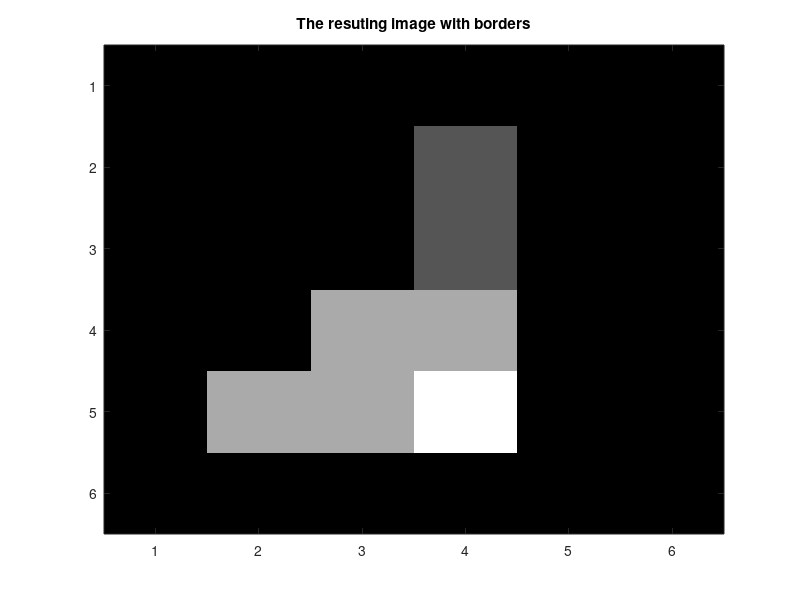

Source code (MATLAB): (Note: this script raises an error after producing the figure.)
%% Week 2 : GLCM exercise% In this exercise we will implement GLCM texture features. This code is% strongly linked to the lecture about texture so you need to study this% to be able to understand this code. Please let me know about any errors% in the code%% I have structured all the code for this week into three functions. The% CLCMExercise is the "main" function calling and running the two other% funtions glidingGLCM and GLCM. See the other functions for more detailed% descriptions.%% This code can be downloaded from https://github.com/olemarius90/INF4300function GLCMExercise()%clear allclose all%Set this to one if you want to calculate the GLCM% set it to zero if it has allready been calculatedcalculateGLCM = 1; %% Task 1 : GLCM implementation% This task is to implement code% Testing my GLCM implementationtestImage = [0 0 1 0; 0 0 1 0; 0 2 2 0; 2 2 3 0]disp('NB! You have to scroll down to the end of the page to see the output');GLCM1 = GLCM(testImage,4,1,0,0,1);GLCM2 = GLCM(testImage,4,0,1,0,0);disp('Parameters: dx = 1, dy = 0, gives this result:')disp(GLCM1)disp('Parameters: dx = 0, dy = 1, gives this result:')disp(GLCM2)%To test the image resizeglidingGLCM(testImage,4,1,0,3)% % P = GLCM1/sum(sum(GLCM1));% ui = 0;% uj = 0;% [n,m] = size(testImage);% for i = 1:4%     for j = 1:4%         ui = ui + (i-1)*P(i,j);%         uj = uj + (j-1)*P(i,j);%     end% end% % %{'Offset','NumLevels','GrayLimits','Symmetric'};% glcm_clp(testImage,'NumLevels',4,'Offset',3)% compute_glcm(testImage+1,4,3,0)% Read the input imageimg = imread('zebra_2.tif');% All zebra images have 2^4 = 16 possible intensities. 'zebra_1.tif' stores% these using an 8 bits intensity range (the other images uses 4 bits as% they should do). To convert the read 'zebra_1.tif' to use a 4 bits% intensity range, use e.g.:%img = uint8(floor(double(img)/16)); % only when using 'zebra_1.tif'figure(1);imshow(img, []); % notice the black-and-white frame in 'zebra_1.tif'title('Original image');G = 8; % We just want to use G gray levels% Make the histogram (approx.) uniform with G grey levels.% See the curriculum for INF2310 if you do not know histogram equalizationimg_std = histeq(img,G);img_std = uint8(round(double(img_std) * (G-1) / double(max(img_std(:)))));figure(2); imshow(img_std, [0 G-1]);title('Image after histogram equalization');% Lets look at the histograms of the original image and the image after% histogramequalizationfigure(3);subplot(211)h = imhist(img);plot([0:255],h/sum(h),'linewidth',2);xlim([0 15])title('Normalized histogram of original image');subplot(212)h = imhist(img_std);plot([0:255],h/sum(h),'linewidth',2);xlim([0 15])title('Normalized histogram of image after histeq');disp('Original image consists of these values:')unique(img)'disp('Image after histeq and normalization has these values:');unique(img_std)'% Define GLCM-parameters.windowSize = 31;dx = 0;dy = 2;% Call the function to calculate the feature images with gliding GLCMif calculateGLCM == 1    [glcmVar,glcmCtr,glcmEnt] = glidingGLCM(img_std,G,dx,dy,windowSize);    save('Data.mat','glcmVar','glcmCtr','glcmEnt','windowSize','G');else    load Data.mat;end%% Task 2 : Treshold the GLCM feature images% We want to treshold the resulting GLCM variance, GLCM contrast and GLCM% entropy% Display the resultsfigure(4);clfsubplot(211)imshow(glcmVar, []); title('GLCM Variance');subplot(212)imshow(img.*uint8(glcmVar > (max(glcmVar(:)) * 0.5)),[]);title('Image thresholded with GLCM Variance');figure(5);clfsubplot(211)imshow(glcmCtr, []); title('GLCM Contrast');subplot(212)imshow(img.*uint8(glcmCtr > (max(glcmCtr(:)) * 0.2)),[]);title('GLCM Contrast thresholded');figure(6);clfsubplot(211)imshow(glcmEnt, []); title('GLCM Entropy' );subplot(212)imshow(img.*uint8(abs(glcmEnt) < (max(abs(glcmEnt(:))) * 0.7)),[]);title('GLCM Entropy tresholded');%% Task 3: Compare with first order texture measurements% Here we want to use the first order texture measures variance and entropy% using the built in matlab functions stdfilt and entropyfilt% Remember that the variance is the square of the standard deviationstd_var = stdfilt(img, ones(windowSize)).^2;figure(7); subplot(211); imshow(std_var, []); title('Variance');subplot(212), imshow(img.*uint8(std_var > (max(std_var(:)) * 0.25)),[]);title('Tresholded Variance')% See page 532 in Gonzales and woods for a definition on entropy ("average% information")std_ent = entropyfilt(img, ones(windowSize));figure(8); subplot(211); imshow(std_ent, []); title('Entropy' );subplot(212), imshow(img.*uint8(std_ent > (max(std_ent(:)) * 0.6)),[])title('Tresholded entropy')% Variance on image after histeqstd_var_of_img_std = stdfilt(img_std, ones(windowSize)).^2;figure(9), subplot(211), imshow(glcmVar, []), title('GLCM Variance');subplot(212), imshow(std_var_of_img_std, []), title('Variance');%% Task 4: Using Laws texture mask to find texture features% See the lecture foils for more info on Laws texture masks% "Building blocks" for Laws 3x3 texture masksL3 = [ 1  2  1];E3 = [-1  0  1];S3 = [-1  2 -1];% "Building blocks" for Laws 5x5 texture masks are made from the X3 masksL5 = conv2(L3, L3, 'full')E5 = conv2(L3, E3, 'full');S5 = conv2(L3, S3, 'full');W5 = conv2(E3, S3, 'full'); % not mentioned in the lecture notesR5 = conv2(S3, S3, 'full');% We are desiding to use this 5x5 maskE5E5 = conv2(E5', E5, 'full');% Filter the image with the 5x5 masklaws_energy = imfilter(double(img), E5E5, 'symmetric', 'conv');figure(10);clfimshow(laws_energy, []);title('Result after using a 5x5 E5E5 mask, laws energy');% Using a mean filter on laws energylaws_mean_abs_feat = imfilter(abs(laws_energy), ones(35), 'symmetric');figure(11);clfsubplot(211)imshow(laws_mean_abs_feat, []);title('Mean of "Laws energy"');subplot(212),imshow(img.*uint8(laws_mean_abs_feat > (max(laws_mean_abs_feat(:)) * 0.3)),[]);title('Tresholded mean of Laws energy');% Finding the standard deviation of Laws energylaws_std_feat  = stdfilt(laws_energy, ones(35));figure(12);clfsubplot(211)imshow(laws_std_feat,[]);title('Standard deviation of Laws Energy');subplot(212)imshow(img.*uint8(laws_std_feat > (max(laws_std_feat(:))* 0.3)),[])title('Tresholded with standard deviation of Laws Energy');end%% Function for Task 1 : Gliding window GLCM% The function glidingGLCM takes as input a gray level image, the window% size, the number of graylevels, the GLCM parameters dx and dy.function[glcmVar,glcmCtr,glcmEnt] = glidingGLCM(img,G,dx,dy,windowSize)%GlidingGLCM% Calulates the GLCM and the feature in fun for% every gliding window in img. It is first added% a frame of ones around img to make sure that the% resulting feature images is the same size as img.[Mo,No] = size(img);            %Size of original imagehalfSize = floor(windowSize/2); %Size of "half" the filter% Expand the original image with a zero borderimgWithBorders = zeros(Mo+windowSize-1, No+windowSize-1);imgWithBorders(halfSize+1:end-halfSize,halfSize +1:end-halfSize) = img;figure(100)imagesc(imgWithBorders);colormap graytitle('The resuting image with borders')% Size of the image with borders[M,N] = size(imgWithBorders);% Index matrices. These are needed for the online implementation of the% GLCM featuresi = repmat((0:(G-1))', 1, G);j = repmat( 0:(G-1)  , G, 1);% Defining buffers for the resulting glcm feature imagesglcmVar = zeros(Mo,No);glcmCtr = zeros(Mo,No);glcmEnt = zeros(Mo,No);% Go through the imagefor m = 1+halfSize:M-halfSize-1    for n = 1+halfSize:N-halfSize-1                % Extracting the wanted window        window = imgWithBorders(m-halfSize:m+halfSize,n-halfSize:n+halfSize);        % Calculate the        p = GLCM(window,G, dx,dy,0,0);                % Compute GLCM's variance feature.        mu = mean(window(:));        glcmVar(m-halfSize,n-halfSize) = sum(sum(p .* ((i-mu).^2)));        % Computed using for-loops:        % for i = 0:(G-1)        %     for j = 0:(G-1)        %         glcm_var(m,n) = glcm_var(m,n) + p(i+1,j+1) * (i-mu)^2;        %     end        % end                % Compute GLCM's contrast feature.        glcmCtr(m-halfSize,n-halfSize) = sum(sum(p .* ((i - j).^2)));        % Computed using for-loops:        % for i = 0:(G-1)        %     for j = 0:(G-1)        %         glcm_ctr(m,n) = glcm_ctr(m,n) + p(i+1,j+1) * (i-j)^2;        %     end        % end                % Compute GLCM's entropy feature (with base 2).        glcmEnt(m-halfSize,n-halfSize) = -sum(p(p>0) .* log2(p(p>0)));    endendend%% Function for Task 1 : The GLCM functionfunction [glcm] = GLCM(img,G,dx,dy,normalize,symmetric)%GLCM calculates the GLCM (Gray Level Coocurrence%Matrices) of an image%   img         : the input image%   G           : number of gray levels%   dx          : distance in x-direction%   dy          : distance in y-direction%   normalize   : if 1 normalize by pixel pairs%                 so sum(glcm(:)) = 1%   symmetric   : if 1 make GLCM matrix symmetric[N,M] = size(img);glcm = zeros(G);% For the image go through the entire image and count how many transitions% from the first to the second graylevelfor i = 1:N    for j = 1:M        %Some idexing details, could proably be simlified ;)        if i+dy > N || i+dy < 1 || j+dx > M || ...                j+dy < 1 || i + dx < 1 || j + dx < 1           continue        end        firstGLevel = img(i,j);        secondGLevel = img(i+dy,j+dx);        glcm(firstGLevel+1, secondGLevel+1) = ...                glcm(firstGLevel+1, secondGLevel+1) + 1;    endend% If we want a symmetric GLCM add the transpose. Read about the symmetric% GLCM in the book or the lecture foils. It is basically counting both 2,1% and 1,2 graylevel. Thus "counting both ways".if symmetric    glcm = glcm+glcm';end% If we want to normalize the GLCMif normalize    glcm = glcm/sum(sum(glcm));endendfunction [ glcm, SI ] = glcm_clp(varargin)%GLCM_CLP Calculate Gray-Level Co-occurence Matrix%   GLCM = GLCM_CLP(I, gray_levels, x_step, y_step)%    [I, offset, gray_levels, image_range, makeSymmetric] = ParseInputs(varargin{:});     slope = gray_levels / (image_range(2) - image_range(1));    intercept = 1;    SI = floor(imlincomb(slope, I, intercept, 'double'));     row_step = offset(1);    col_step = offset(2);    glcm = compute_glcm(SI, gray_levels, row_step, col_step);        if makeSymmetric        glcm_transpose = glcm.';        glcm = glcm + glcm_transpose;    endend %% compute_glcmfunction glcm = compute_glcm(SI, gray_levels, row_step, col_step)    glcm = zeros(gray_levels);     s = size(SI);    row_max = s(1);    col_max = s(2);    for row = 1:row_max        for col = 1:col_max            intensity = SI(row, col);            row2 = row + row_step;            col2 = col + col_step;            if row2 <= row_max && col2 <= col_max                intensity2 = SI(row2, col2);                glcm(intensity, intensity2) = glcm(intensity, intensity2) + 1;            end        end    endend %% ParseInputs - copied out of MatLabfunction [I, offset, nl, gl, sym] = ParseInputs(varargin)    narginchk(1,9);     % Check I    I = varargin{1};    validateattributes(I,{'logical','numeric'},{'2d','real','nonsparse'}, ...                  mfilename,'I',1);     % Assign Defaults    offset = [0 1];    if islogical(I)      nl = 2;    else      nl = 8;    end    gl = getrangefromclass(I);    sym = false;     % Parse Input Arguments    if nargin ~= 1         paramStrings = {'Offset','NumLevels','GrayLimits','Symmetric'};         for k = 2:2:nargin            param = lower(varargin{k});            inputStr = validatestring(param, paramStrings, mfilename, 'PARAM', k);            idx = k + 1;  %Advance index to the VALUE portion of the input.            if idx > nargin                error(message('images:glcm_clp:missingParameterValue', inputStr));                    end             switch (inputStr)                case 'Offset'                    offset = varargin{idx};                    validateattributes(offset,{'logical','numeric'},...                        {'2d','nonempty','integer','real'},...                        mfilename, 'OFFSET', idx);                    if size(offset,2) ~= 2                        error(message('images:glcm_clp:invalidOffsetSize'));                    end                    offset = double(offset);                case 'NumLevels'                    nl = varargin{idx};                    validateattributes(nl,{'logical','numeric'},...                        {'real','integer','nonnegative','nonempty','nonsparse'},...                        mfilename, 'NL', idx);                    if numel(nl) > 1                        error(message('images:glcm_clp:invalidNumLevels'));                    elseif islogical(I) && nl ~= 2                        error(message('images:glcm_clp:invalidNumLevelsForBinary'));                    end                    nl = double(nl);                       case 'GrayLimits'                     gl = varargin{idx};                    % step 1: checking for classes                    validateattributes(gl,{'logical','numeric'},{},mfilename, 'GL', idx);                    if isempty(gl)                        gl = [min(I(:)) max(I(:))];                    end                     % step 2: checking for attributes                    validateattributes(gl,{'logical','numeric'},{'vector','real'},mfilename, 'GL', idx);                     if numel(gl) ~= 2                        error(message('images:glcm_clp:invalidGrayLimitsSize'));                    end                    gl = double(gl);                 case 'Symmetric'                    sym = varargin{idx};                    validateattributes(sym,{'logical'}, {'scalar'}, mfilename, 'Symmetric', idx);            end        end    endend% post_id = 286; %delete this line to force new post;% permaLink = http://inf4300.olemarius.net/2015/09/09/glcmexercises-m/;